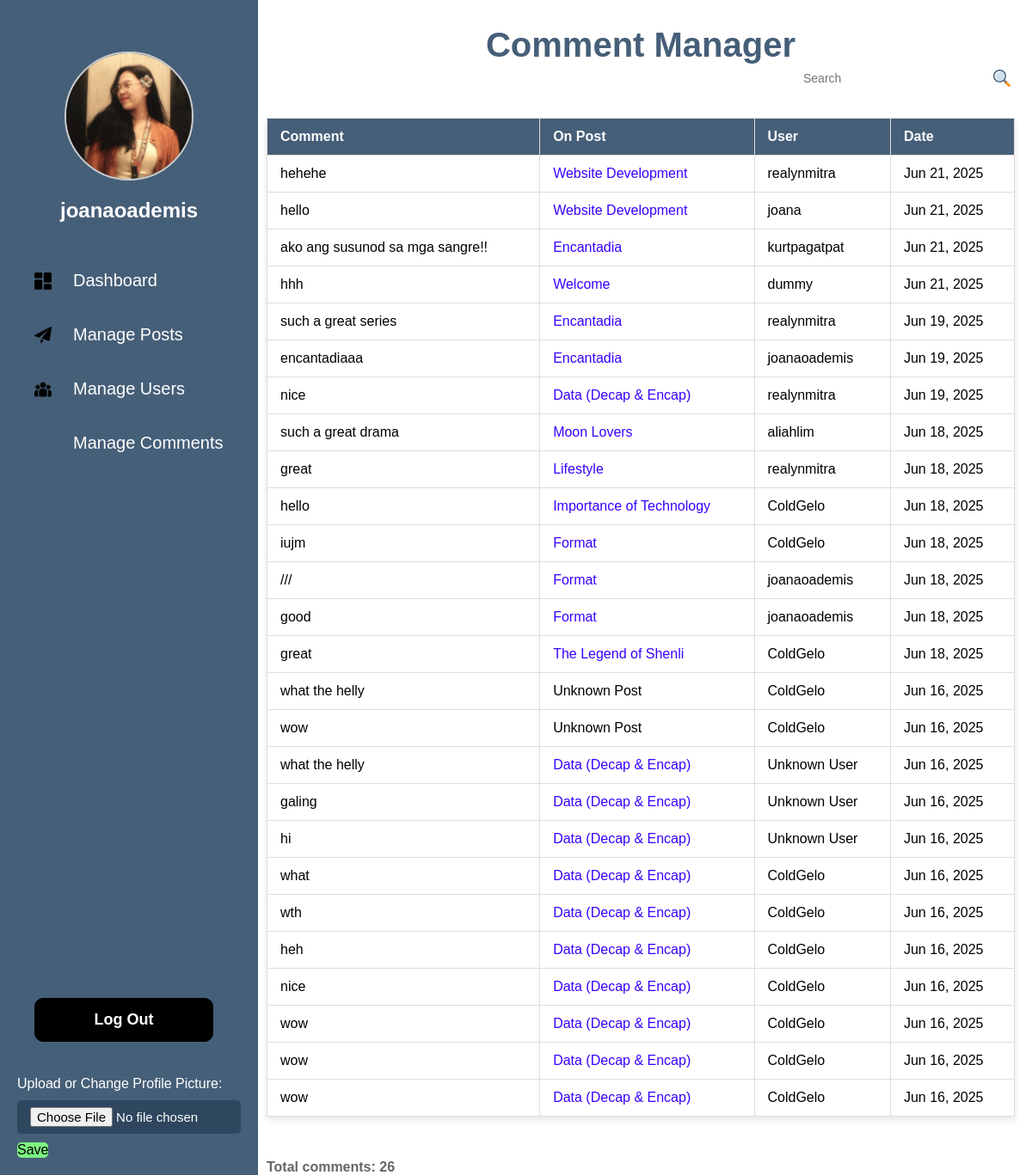
The app's page /Admin/comments.php (signed in) with its own data.
### tables this page shows
CREATE TABLE `users` (
  `id` int(11) NOT NULL,
  `username` varchar(30) NOT NULL,
  `pass` varchar(255) NOT NULL,
  `email` varchar(100) NOT NULL,
  `created_at` datetime NOT NULL DEFAULT curtime(),
  `role` varchar(50) DEFAULT NULL,
  `gender` enum('male','female','not-specified') DEFAULT NULL,
  `bio` text DEFAULT NULL,
  `profile_picture` varchar(255) DEFAULT NULL,
  `deleted` tinyint(1) DEFAULT 0,
  `status` enum('active','inactive') NOT NULL DEFAULT 'active'
);

CREATE TABLE `comments` (
  `id` int(11) NOT NULL,
  `username` varchar(30) NOT NULL,
  `comment_text` text NOT NULL,
  `created_at` datetime NOT NULL DEFAULT curtime(),
  `users_id` int(11) DEFAULT NULL,
  `post_id` int(11) DEFAULT NULL,
  `parent_id` int(11) DEFAULT NULL
);

CREATE TABLE `post` (
  `id` int(11) NOT NULL,
  `username` varchar(30) NOT NULL,
  `title` varchar(100) NOT NULL,
  `content` text NOT NULL,
  `image` varchar(255) DEFAULT NULL,
  `created_at` datetime NOT NULL DEFAULT curtime(),
  `users_id` int(11) DEFAULT NULL,
  `updated_at` datetime DEFAULT current_timestamp() ON UPDATE current_timestamp(),
  `deleted` tinyint(1) DEFAULT 0,
  `status` varchar(20) DEFAULT 'draft'
);

### db.php (called while the page is built, shortened)
<?php
require('db.connect.php');
function executeQuery($sql, $data){
    global $conn;
    $stmt = $conn->prepare($sql);
    if (count($data) > 0) {
        $values = array_values($data);
        $types = str_repeat('s', count($values));
        $stmt->bind_param($types, ...$values);
    }
    $stmt->execute();
    return $stmt;
}
function selectOne($table, $conditions = []){
    $sql = "SELECT * FROM $table";
    $i = 0;
    foreach ($conditions as $key => $value){
        if ($i === 0){
            $sql = $sql . " WHERE $key = ?";
        } else {
            $sql = $sql . " AND $key = ?";
        }
        $i++;
    }
    $sql = $sql . " LIMIT 1";
    $stmt = executeQuery($sql, $conditions);
    $records = $stmt->get_result()->fetch_all(MYSQLI_ASSOC);
    return !empty($records) ? $records[0] : [];
}
function assignDate($date) {
    return date('M j, Y', strtotime($date));
}
function shortText($text, $length = 150) {
    $text = trim(strip_tags(htmlspecialchars_decode($text)));
    return strlen($text) > $length ? substr($text, 0, $length) . '...' : $text;
}
?>

### Admin/comments.php (the view, shortened to what this page needs)
<?php
include ('../db.connect.php');
include ('../db.php');
function comments() {
    global $conn;
    $sql = "SELECT
                c.id as comment_id,
                c.comment_text,
                c.created_at,
                c.users_id,
                c.post_id,
                u.username,
                p.title as post_title
            FROM comments c
            LEFT JOIN users u ON c.users_id = u.id
            LEFT JOIN post p ON c.post_id = p.id
            ORDER BY c.created_at DESC";
    $stmt = $conn->prepare($sql);
    $stmt->execute();
    $result = $stmt->get_result();
    return $result->fetch_all(MYSQLI_ASSOC);
}
$comments = comments();
?>
<!DOCTYPE html>
<html lang="en">
<head>
    <link rel="stylesheet" href="comment.css">
</head>
<body>
    <?php include("header.php") ?>
    <div class="container">
        <h1>Comment Manager</h1>
        <div class="s-main">
            <img class="s-image" src="image/search.png" alt="">
            <input class="s-box" type="text" placeholder="Search">
        </div>
        <div class="table">
            <table class="comment-mgt">
                <tr>
                    <th>Comment</th>
                    <th>On Post</th>
                    <th>User</th>
                    <th>Date</th>
                </tr>
                <?php if (empty($comments)): ?>
                    <tr>
                        <td colspan="4" class="no-comments">
                            No comments found in the database.
                        </td>
                    </tr>
                <?php else: ?>
                    <?php foreach ($comments as $comment): ?>
                        <tr>
                            <td class="comment-text">
                                <?php echo htmlspecialchars(shortText($comment['comment_text'])); ?>
                            </td>
                            <td class="post-title">
                                <?php if ($comment['post_id'] && $comment['post_title']): ?>
                                    <a href="comm.php?id=<?php echo $comment['post_id']; ?>#comment-<?php echo $comment['comment_id']; ?>"
                                       class="post">
                                        <?php echo htmlspecialchars($comment['post_title']); ?>
                                    </a>
                                <?php else: ?>
                                    <span class="unknown-post">Unknown Post</span>
                                <?php endif; ?>
                            </td>
                            <td>
                                <?php echo htmlspecialchars($comment['username'] ?? 'Unknown User'); ?>
                            </td>
                            <td>
                                <?php echo htmlspecialchars(assignDate($comment['created_at'])); ?>
                            </td>
                        </tr>
                    <?php endforeach; ?>
                <?php endif; ?>
            </table>
        </div>
        <?php if (!empty($comments)): ?>
            <p class="total-users">
                Total comments: <?php echo count($comments); ?>
            </p>
        <?php endif; ?>
    </div>
</body>
</html>

### Admin/header.php (shortened to what this page needs)
<?php
require_once ('../db.connect.php');
require_once ('../db.php');
$profile_pic_path = 'image/profile.png';
$display_name = '';
if (isset($_SESSION['user_id'])) {
        $user = selectOne('users', ['id' => $_SESSION['user_id']]);
        if ($user && !empty($user['profile_picture'])) {
            $profile_pic_path = '../profiles/' . $user['profile_picture'];
        }
        $display_name = $user['display_name'] ?? $user['username'] ?? '';
}
?>
<!DOCTYPE html>
<html lang="en">
<head>
    <link rel="stylesheet" href="header.css">
</head>
<body>
    <nav>
        <img class="image-display"
             src="<?= htmlspecialchars($profile_pic_path) ?>?v=<?= time() ?>"
             alt="Profile Picture"
             title="<?= htmlspecialchars($display_name) ?>"
             onerror="this.src='image/profile.png'">
        <h2 class="name"><?= htmlspecialchars($display_name ?: 'Guest') ?></h2>
        <ul class="links">
            <li><img src="image/dashboard.png" alt=""><a href="dashboard.php">Dashboard</a></li>
            <li><img src="image/paper-plane.png" alt=""><a href="posts.php">Manage Posts</a></li>
            <li><img src="image/group.png" alt=""><a href="users.php">Manage Users</a></li>
            <li><img src="image/chat.png" alt=""><a href="comments.php">Manage Comments</a></li>
        </ul>
        <button class="btn" onclick="window.location.href='logout.php'">
            <b>Log Out</b>
        </button>
        <form method="POST" enctype="multipart/form-data">
            <div class="profile">
                <label class="up">Upload or Change Profile Picture:</label>
                <input type="file" class="upload" name="profile-picture" accept="image/*" >
            </div>
            <div class="dub">
                <button type="submit" class="save">Save</button>
            </div>
        </form>
    </nav>
</body>
</html>

### Admin/comment.css (style rules this page uses)
.container { margin-left: 290px; background: white; padding: 0 20px; }
h1 { text-align: center; width: 100%; font-size: 40px; color: #465F78; padding-top: 30px; }
.s-main { position: relative; display: flex; justify-content: flex-end; align-items: center; }
.s-image { width: 25px; position: absolute; padding-right: 5px; color: #666; }
.s-box { width: 30%; padding: 8px 15px 8px 15px; border-radius: 10px; border: none; font-size: 14px; }
.comment-mgt { margin-top: 30px; width: 100%; min-width: 400px; text-align: left; border-collapse: collapse; background-color: white; box-shadow: 0 4px 8px rgba(0, 0, 0, 0.1); border: 1px solid #ddd; }
.comment-mgt, th, td { padding: 12px 15px; border: 1px solid #ddd; }
.comment-mgt th { background-color: #465F78; color: white; }
.total-users { margin-top: 50px; color: #666; font-weight: bold; }
.post { color: #3700ff; text-decoration: none; cursor: pointer; }

### Admin/header.css (style rules this page uses)
* { margin: 0; padding: 0; box-sizing: border-box; font-family: 'Poppins', sans-serif; }
body { position: relative; overflow-x: hidden; }
nav { position: fixed; background: #465F78; width: 300px; height: 100%; display: flex; padding: 20px; flex-direction: column; transition: transform 0.3s ease; z-index: 100; }
h2 { color: #ffffff; margin-bottom: -30px; margin-top: 5px; }
.image-display { align-items: center; margin: 40px auto 0; width: 150px; height: 150px; border-radius: 50%; object-fit: cover; border: 2px solid #ccc; display: block; }
nav .name { height: 60px; margin-bottom: 10px; display: flex; align-items: center; justify-content: center; }
nav li { margin-top: 30px; display: flex; align-items: center; margin-bottom: 40px; padding-left: 20px; text-decoration: none; color: #fff; font-size: 24px; }
nav li a { text-decoration: none; display: block; color: #fff; font-size: 20px; }
nav li img { margin-right: 25px; vertical-align: middle; width: 20px; }
nav .btn { background-color: black; color: white; font-weight: bolder; border: 1px solid black; padding: 14px 16px; width: 80%; border-radius: 10px; font-size: 18px; cursor: pointer; margin-top: auto; margin-left: 20px; margin-bottom: 40px; }
.upload { color: white; }
.profile input { margin-top: 10px; margin-bottom: 10px; }
.dub button { background-color: none; margin: 0; padding: 0; font-size: 16px; }
.save { background-color: #7df381; color: black; border: none; border-radius: 5px; cursor: pointer; transition: background-color 0.3s ease; }
.up { color: white; }
.upload { display: inline-block; background-color: #233e54b0; color: white; padding: 8px 15px; border-radius: 5px; cursor: pointer; font-size: 15px; margin-bottom: 10px; width: 100%; }

### records on screen
users: profile_picture (picture), username "joanaoademis"
comments: comment_text "hehehe", post.title "Website Development", users.username "realynmitra", created_at "Jun 21, 2025"
comments: comment_text "hello", post.title "Website Development", users.username "joana", created_at "Jun 21, 2025"
comments: comment_text "ako ang susunod sa mga sangre!!", post.title "Encantadia", users.username "kurtpagatpat", created_at "Jun 21, 2025"
comments: comment_text "hhh", post.title "Welcome", users.username "dummy", created_at "Jun 21, 2025"
comments: comment_text "such a great series", post.title "Encantadia", users.username "realynmitra", created_at "Jun 19, 2025"
comments: comment_text "encantadiaaa", post.title "Encantadia", users.username "joanaoademis", created_at "Jun 19, 2025"
comments: comment_text "nice", post.title "Data (Decap & Encap)", users.username "realynmitra", created_at "Jun 19, 2025"
comments: comment_text "such a great drama", post.title "Moon Lovers", users.username "aliahlim", created_at "Jun 18, 2025"
comments: comment_text "great", post.title "Lifestyle", users.username "realynmitra", created_at "Jun 18, 2025"
comments: comment_text "hello", post.title "Importance of Technology", users.username "ColdGelo", created_at "Jun 18, 2025"
comments: comment_text "iujm", post.title "Format", users.username "ColdGelo", created_at "Jun 18, 2025"
comments: comment_text "///", post.title "Format", users.username "joanaoademis", created_at "Jun 18, 2025"
comments: comment_text "good", post.title "Format", users.username "joanaoademis", created_at "Jun 18, 2025"
comments: comment_text "great", post.title "The Legend of Shenli", users.username "ColdGelo", created_at "Jun 18, 2025"
comments: comment_text "what the helly", shows "Unknown Post", users.username "ColdGelo", created_at "Jun 16, 2025"
comments: comment_text "wow", shows "Unknown Post", users.username "ColdGelo", created_at "Jun 16, 2025"
comments: comment_text "what the helly", post.title "Data (Decap & Encap)", username "Unknown User", created_at "Jun 16, 2025"
comments: comment_text "galing", post.title "Data (Decap & Encap)", username "Unknown User", created_at "Jun 16, 2025"
comments: comment_text "hi", post.title "Data (Decap & Encap)", username "Unknown User", created_at "Jun 16, 2025"
comments: comment_text "what", post.title "Data (Decap & Encap)", users.username "ColdGelo", created_at "Jun 16, 2025"
comments: comment_text "wth", post.title "Data (Decap & Encap)", users.username "ColdGelo", created_at "Jun 16, 2025"
comments: comment_text "heh", post.title "Data (Decap & Encap)", users.username "ColdGelo", created_at "Jun 16, 2025"
comments: comment_text "nice", post.title "Data (Decap & Encap)", users.username "ColdGelo", created_at "Jun 16, 2025"
comments: comment_text "wow", post.title "Data (Decap & Encap)", users.username "ColdGelo", created_at "Jun 16, 2025"
comments: comment_text "wow", post.title "Data (Decap & Encap)", users.username "ColdGelo", created_at "Jun 16, 2025"
comments: comment_text "wow", post.title "Data (Decap & Encap)", users.username "ColdGelo", created_at "Jun 16, 2025"

### other values on screen
count($comments) "26"
